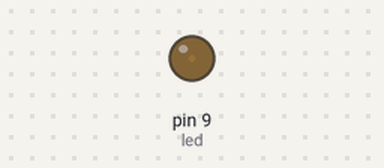
A sketch run on a simulated Arduino Uno, built with avr-gcc and run on an emulated ATmega328P. Shown: output pins drawn as LEDs (lit = HIGH).

Above: at 0.05 s.
At 0.95 s:
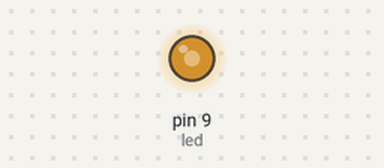
At 1.4 s:
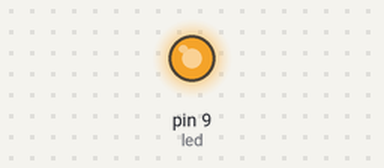
At 2.75 s:
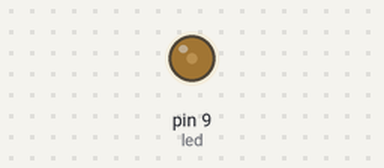
Timing chart, 0 to 7.0 s (numbered marks = the images above):
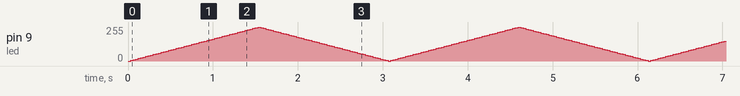

The sketch:

Blink_LED.ino
```cpp
int led = 9;
int brightness = 0;
int change = 5;

void setup() {
  pinMode(led, OUTPUT);
}

void loop() {
  analogWrite(led, brightness);
  brightness = brightness + change;

  if (brightness == 0 || brightness == 255) {
    change = -change;
  }
  delay(30);
}
```
